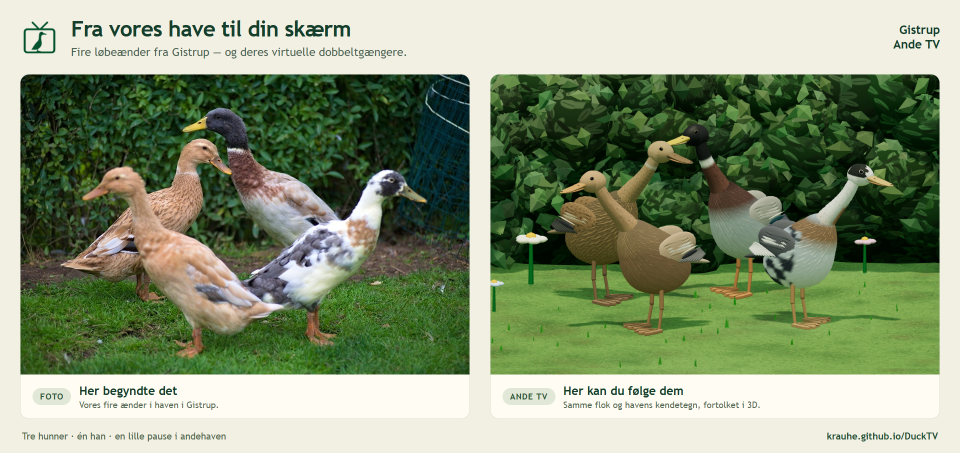
#> input picture docs/images/fra-have-til-ande-tv.png, 1920 x 906 px, given in place of gistrup-ande-tv.png, which was not available (shown at 1/2 size)
$ python generate-final-sign.py
#> lines starting #> are read from the running program, lines starting #| are printed output that depends on the picture; pictures that were not available may be replaced by others from this repository, and a replacement may not be noted
import os
import sys
from pathlib import Path
from PIL import Image, ImageDraw, ImageFont

workspace = Path(r"C:\Dropbox\Kristian\ande tv")
sys.path.insert(0, str((workspace / ".local" / "qr-tools").resolve()))
import zxingcpp

# A4 at 300 DPI
W = 2480
H = 3508

FONT_BOLD = r"C:\Windows\Fonts\segoeuib.ttf"
FONT_REGULAR = r"C:\Windows\Fonts\segoeui.ttf"
FONT_SEMIBOLD = r"C:\Windows\Fonts\seguisb.ttf"

BRAND_GREEN = "#03522d"       # Dark forest duck green from app

def get_font(path, size):
    return ImageFont.truetype(path, size)

def round_image(im, radius):
    mask = Image.new('L', im.size, 0)
    d = ImageDraw.Draw(mask)
    d.rounded_rectangle((0, 0, im.width, im.height), radius=radius, fill=255)
    out = Image.new('RGBA', im.size, (255, 255, 255, 0))
    out.paste(im, (0, 0), mask)
    return out

def build_sign():
    photo_path = workspace / "docs" / "images" / "vores-aender-foto.jpg"
    output_png = workspace / "skilt-a4-print.png"
    output_pdf = workspace / "skilt-a4-print.pdf"

    print(f"Building clean sign without names under photo...")
    canvas = Image.new('RGB', (W, H), "#ffffff")
#> canvas: PIL image 2480x3508 RGB; every value is 255
    draw = ImageDraw.Draw(canvas)

    # 1. Classic double border in dark forest green (#03522d)
    draw.rectangle((48, 48, W - 48, H - 48), outline=BRAND_GREEN, width=10)
    draw.rectangle((68, 68, W - 68, H - 68), outline="#b5d4b1", width=2)
    draw.rectangle((76, 76, W - 76, H - 76), outline=BRAND_GREEN, width=3)

    # 2. Header: Logo lockup exactly as in the program
    logo_img = Image.open(workspace / "public" / "gistrup-ande-tv.png").convert("RGBA")
    logo_h = 220
    logo_w = int(logo_img.width * (logo_h / logo_img.height))
#> logo_w = 466
    logo_scaled = logo_img.resize((logo_w, logo_h), Image.Resampling.LANCZOS)

    header_x = 130
    header_y = 115
    canvas.paste(logo_scaled, (header_x, header_y), logo_scaled)
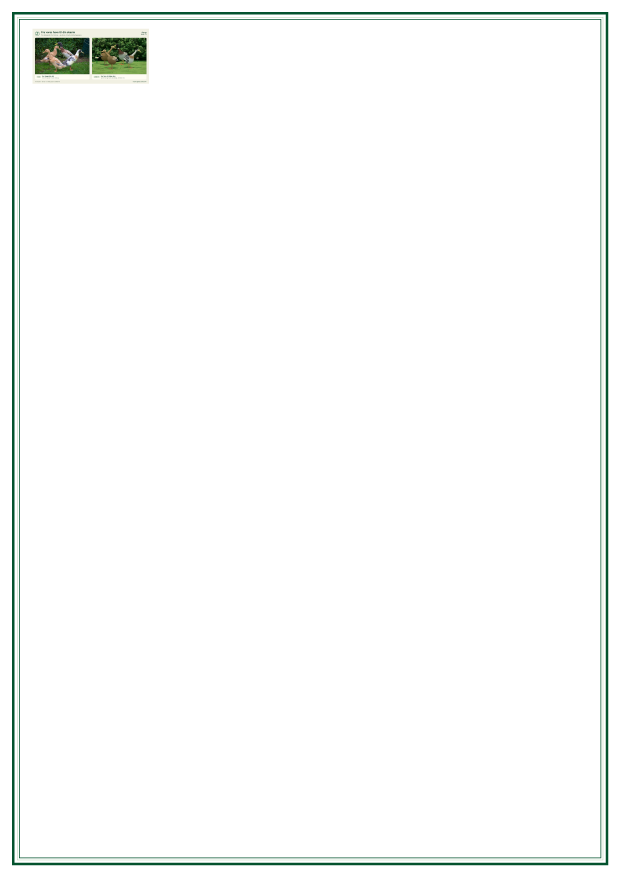
#> canvas: PIL image 2480x3508 RGB (shown at 1/4 size); mean R, G, B 249.1, 250.7, 249.6

    font_logo = get_font(FONT_BOLD, 88)
    draw.text((header_x + logo_w + 35, header_y + 12), "Gistrup", font=font_logo, fill=BRAND_GREEN)
    draw.text((header_x + logo_w + 35, header_y + 112), "Ande TV", font=font_logo, fill=BRAND_GREEN)

    # Separator line
    draw.line((130, 375, W - 130, 375), fill=BRAND_GREEN, width=4)

    # 3. Main Title: Just the four names
    font_main = get_font(FONT_BOLD, 84)
    title_text = "Anders, Andemette, Andedorte og Andja"
    tb = draw.textbbox((0, 0), title_text, font=font_main)
#> tb = (0, 14, 1704, 95)
    draw.text(((W - (tb[2] - tb[0])) // 2, 420), title_text, font=font_main, fill=BRAND_GREEN)

    # 4. Duck Photo Card - EXACT PHOTO: vores-aender-foto.jpg (Clean, no names under)
    photo_raw = Image.open(photo_path)
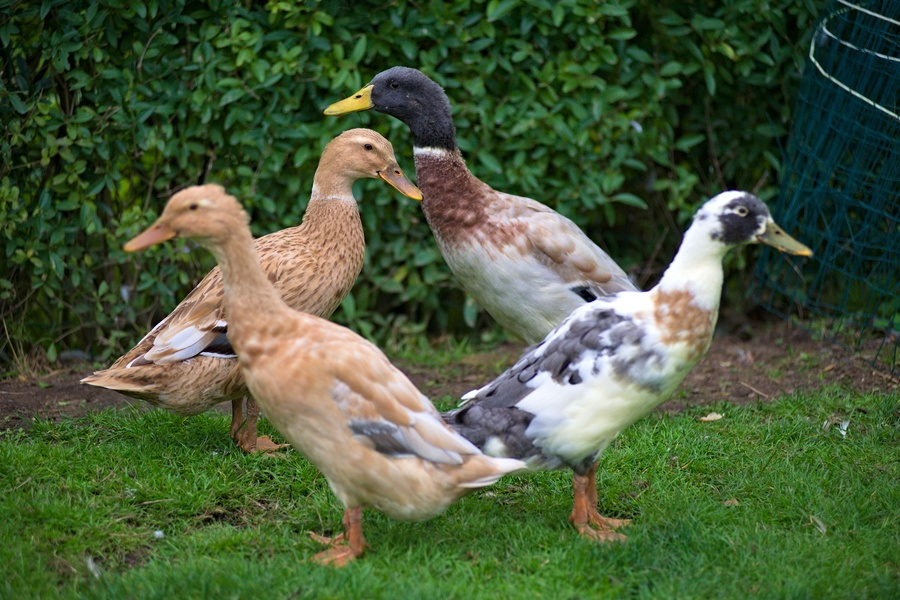
#> input picture docs/images/vores-aender-foto.jpg, 900 x 600 px, found by its file name
#> photo_raw is the input picture: PIL image 900x600 RGB; mean R, G, B 73.6, 90.7, 59.3
    card_x = 130
    card_y = 540
    card_w = W - 260   # 2220 px
    card_h = 1300      # 1300 px

    photo_scaled = photo_raw.resize((card_w, int(photo_raw.height * (card_w / photo_raw.width))), Image.Resampling.LANCZOS)
    if photo_scaled.height > card_h:
        top = int((photo_scaled.height - card_h) * 0.35)
#> top = 62
        photo_cropped = photo_scaled.crop((0, top, card_w, top + card_h))
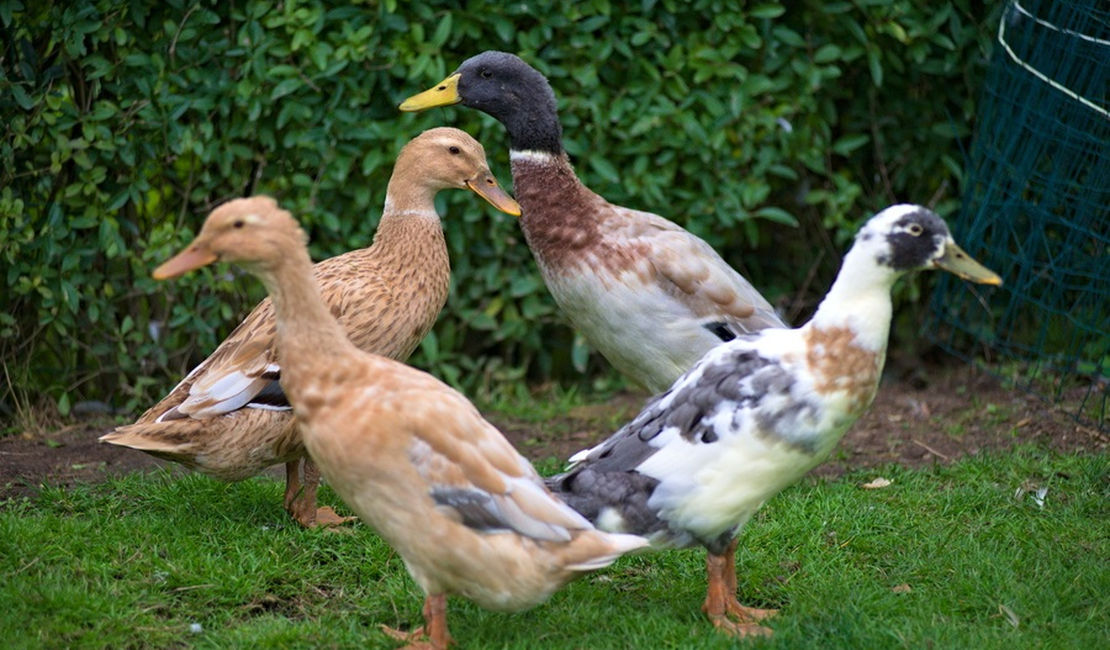
#> photo_cropped: PIL image 2220x1300 RGB (shown at 1/2 size); mean R, G, B 76.9, 91.1, 62.3
    else:
        photo_cropped = photo_scaled

    photo_rounded = round_image(photo_cropped, 28)
#> in round_image, `mask = Image.new('L', im.size, 0)`: mask: PIL image 2220x1300 L; every value is 0

    draw.rounded_rectangle((card_x - 6, card_y - 6, card_x + card_w + 6, card_y + card_h + 6),
                           radius=34, outline=BRAND_GREEN, width=4)
    canvas.paste(photo_rounded, (card_x, card_y), photo_rounded)

    # 5. QR Code Section with Overskrift: "Virtuelt Ande TV"
    qr_card_y = 1900
    qr_card_h = 1460
    draw.rounded_rectangle((card_x, qr_card_y, card_x + card_w, qr_card_y + qr_card_h),
                           radius=36, fill="#f7faf5", outline="#c6dfc0", width=3)

    # OVERSKRIFT OVER QR KODEN: "Virtuelt Ande TV"
    font_qr_head = get_font(FONT_BOLD, 98)
    qr_head_text = "Virtuelt Ande TV"
    qhb = draw.textbbox((0, 0), qr_head_text, font=font_qr_head)
#> qhb = (0, 17, 800, 92)
    qh_w = qhb[2] - qhb[0]
#> qh_w = 800
    draw.text(((W - qh_w) // 2, qr_card_y + 55), qr_head_text, font=font_qr_head, fill=BRAND_GREEN)

    # Kæmpe QR Code (1020 x 1020 px, centered)
    qr_img = Image.open(workspace / "public" / "ande-tv-qr.png").convert("RGBA")
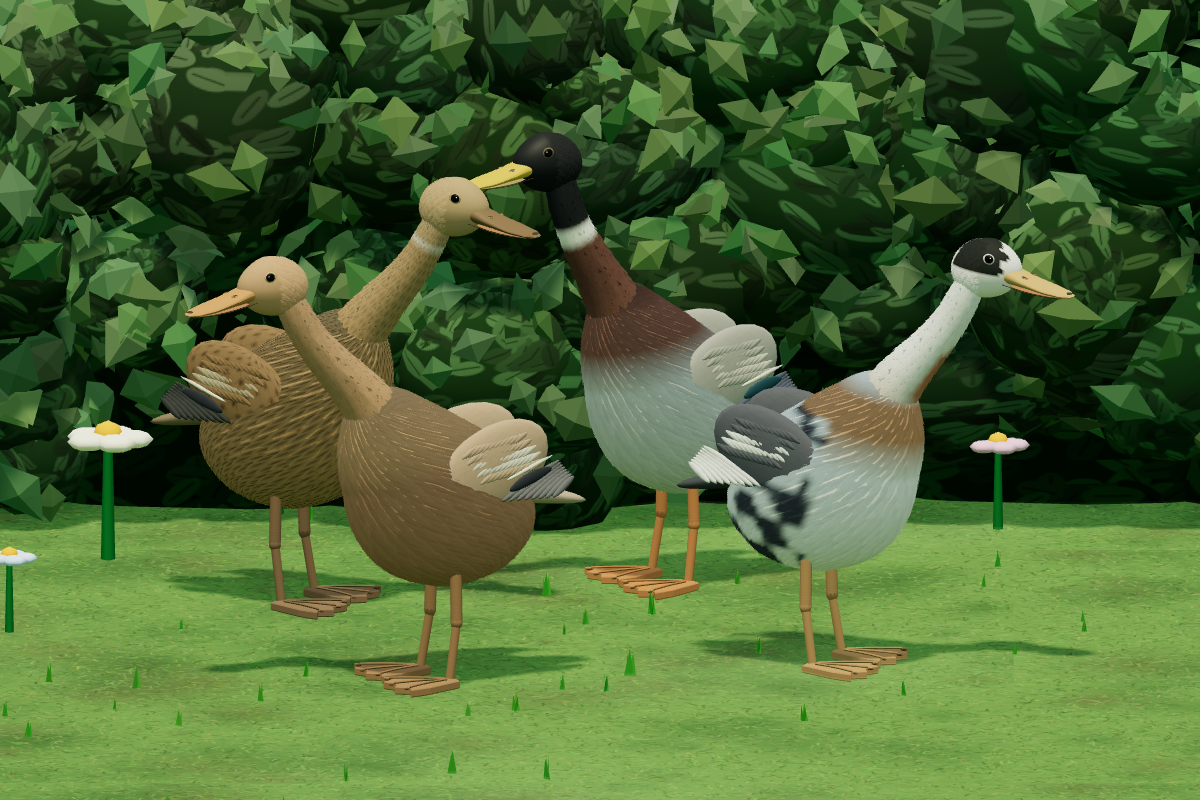
#> input picture docs/images/vores-aender-modeller.png, 1200 x 800 px, given in place of ande-tv-qr.png, which was not available
    qr_size = 1020
    qr_scaled = qr_img.resize((qr_size, qr_size), Image.Resampling.LANCZOS)
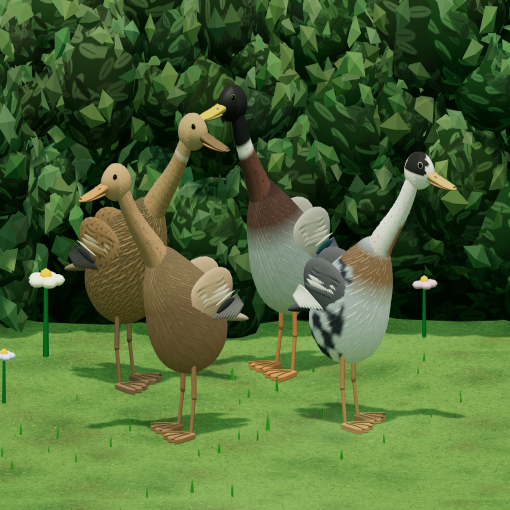
#> qr_scaled: PIL image 1020x1020 RGBA (shown at 1/2 size); mean R, G, B, A 75.9, 101.8, 52.2, 255
    qr_x = (W - qr_size) // 2
    qr_y = qr_card_y + 210

    draw.rounded_rectangle((qr_x - 24, qr_y - 24, qr_x + qr_size + 24, qr_y + qr_size + 24),
                           radius=34, fill="#ffffff", outline=BRAND_GREEN, width=6)
    canvas.paste(qr_scaled, (qr_x, qr_y), qr_scaled)
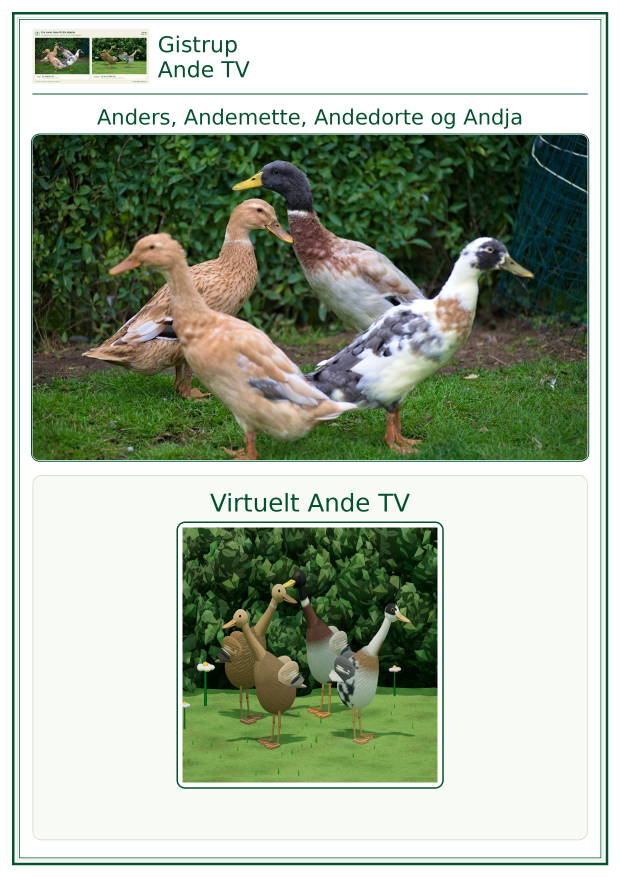
#> canvas: PIL image 2480x3508 RGB (shown at 1/4 size); mean R, G, B 163.1, 174.4, 156.1

    # URL under QR code
    font_url = get_font(FONT_BOLD, 52)
    url_text = "krauhe.github.io/DuckTV"
    ub = draw.textbbox((0, 0), url_text, font=font_url)
#> ub = (0, 9, 644, 60)
    draw.text(((W - (ub[2] - ub[0])) // 2, qr_y + qr_size + 55), url_text, font=font_url, fill=BRAND_GREEN)

    # Save image only
    canvas.save(output_png, "PNG")
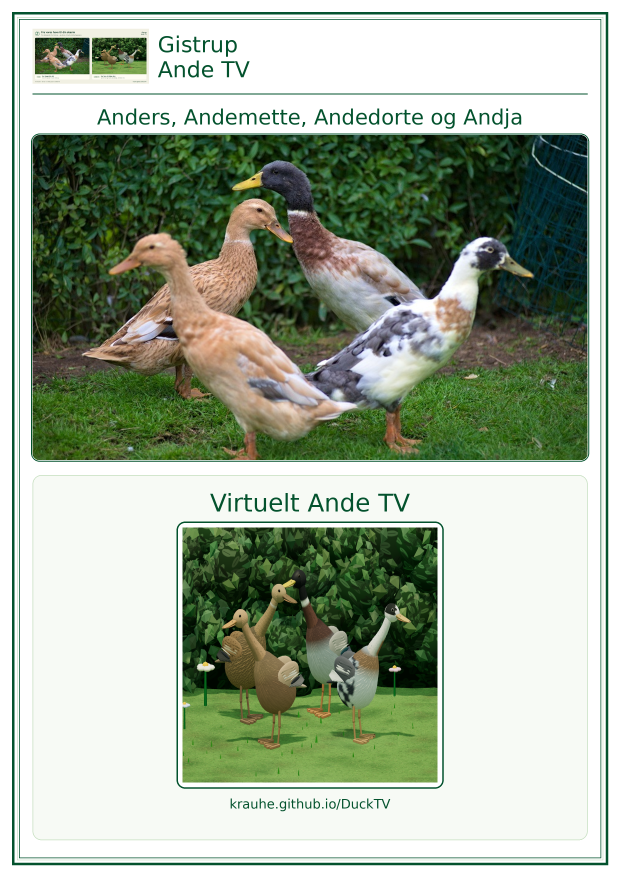
#> saved as skilt-a4-print.png: PIL image 2480x3508 RGB (shown at 1/4 size); mean R, G, B 162.9, 174.2, 155.9

    res = zxingcpp.read_barcode(Image.open(output_png))
    print(f"Verified QR code decode: {res.text if res else 'FAILED'}")

if __name__ == "__main__":
    build_sign()
#> (the call stopped at in build_sign, `res = zxingcpp.read_barcode(Image.open(output_png))`: zxingcpp is not available in this run)
